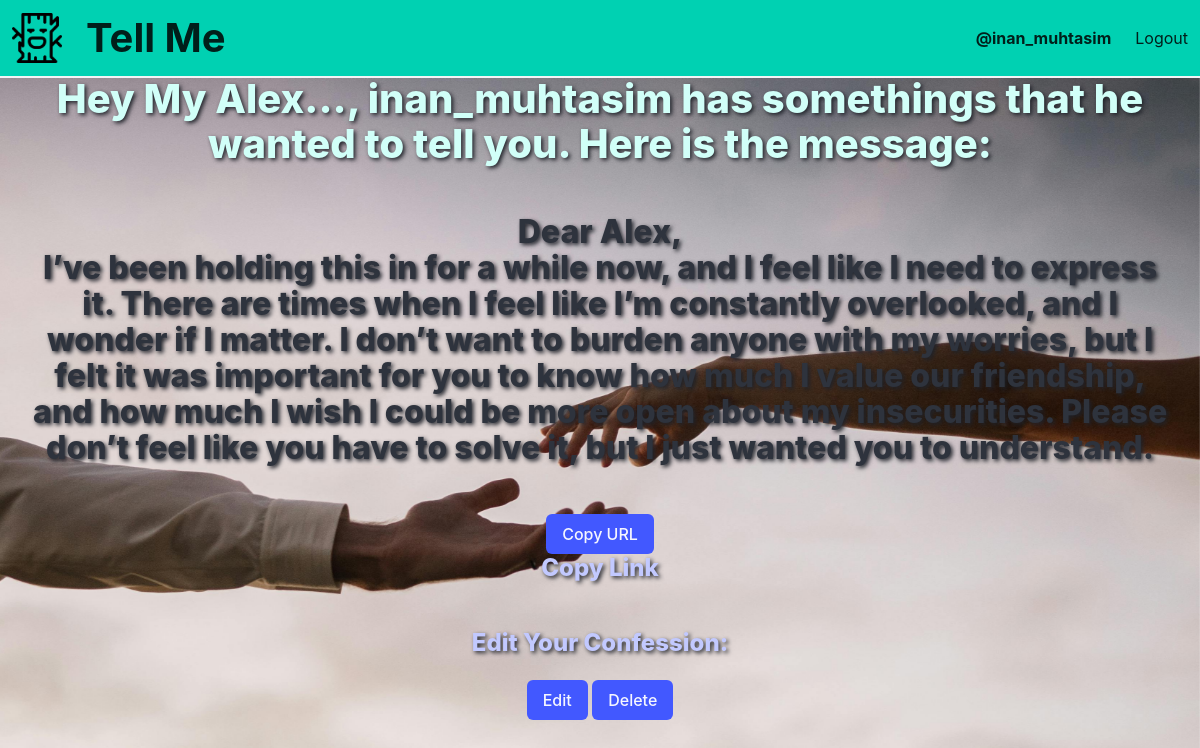
The page /confession/fevmetojom-inan_muhtasim (signed in) on the database its author committed.
### letters/models.py (models this page shows, shortened)
class Confession(models.Model):
    creator = models.ForeignKey(User, on_delete=models.CASCADE, related_name='confessions')
    letter_receiver = models.CharField(max_length=20)
    letter_id = models.SlugField(max_length=10, primary_key=True)
    key= models.CharField(max_length=20)
    message = models.TextField()
    class Meta:
        db_table = "confession"

### letters/views.py (the view)
# urls.py: path("confession/<str:letter_id>", views.confessionPage, name="confessionPage"),
def confessionPage(request, letter_id):
    confession = get_object_or_404(Confession, letter_id=letter_id)
    if request.COOKIES.get(f"access_{letter_id}") == "granted" or request.user == confession.creator:
        return render(request, "confession.html", {"confession":confession})
    else:
        return redirect("envelop", letter_id=letter_id)

### templates/confession.html (shortened to what this page needs)
{% extends "base.html" %} {% block content %}
<div
  class="mx-5"
  style="
    top: 60px;
    text-align: center;
    text-shadow: 2px 2px 4px rgb(31, 34, 41);
  "
>
  <h1 class="title is-2 has-text-primary-light">
    Hey {{ confession.letter_receiver}}, {{ confession.creator }} has somethings
    that he wanted to tell you. Here is the message:
  </h1>
  <br />
  <h3 class="title is-3">{{ confession.message|linebreaksbr }}</h3>
  <br />
  {% if request.user == confession.creator %}
  <button id="copy-url-btn" class="button is-link">Copy URL</button>
  <h4 class="title is-4 has-text-link-light">Copy Link</h4>
  <br>
  <h4 class="title is-4 has-text-link-light">Edit Your Confession:</h4>
  <a href="{% url 'updateConfession' confession.letter_id %}">
    <button class="button is-link">Edit</button>
  </a>
  <a href="{% url 'deleteConfession' confession.letter_id %}">
    <button class="button is-link">Delete</button>
  </a>
  {% endif %}
</div>
{% endblock content %}

### templates/nav.html (shortened to what this page needs)
{% load static %}
<nav class="navbar has-shadow is-small is-primary">
  <div class="navbar-brand">
    <a class="navbar-item" href="/">
      <img src="{% static 'images/tree.png'%}" style="max-height: 50px" />
    </a>
    <a href="{% url 'home' %}" class="navbar-item has-text-weight-bold is-size-2">Tell Me</a>
  </div>
  <div class="navbar-menu" id="nav-links">
    <div class="navbar-end">
      {% if request.user.is_authenticated %}
      <a href="{% url 'userPage' %}" class="navbar-item has-text-weight-bold">@{{ user.username }}</a>
      <a href="{% url 'logout' %}" class="navbar-item">Logout</a>
      {% else %}
      <a href="{% url 'login' %}" class="navbar-item">Login</a>
      <a href="{% url 'signUp' %}" class="navbar-item">Sing Up</a>
      {% endif %}
    </div>
  </div>
</nav>

### rows shown on the page
Confession: letter_receiver "My Alex...", creator "inan_muhtasim", message "Dear Alex, I’ve been holding this in for a while now, and I feel like I need to express it. There are times when I feel like I’m constantly overlooked, and I wonder if I matter. I don’t want to burden anyone with my worries, but I felt it was important for you to know how much I value our friendship, and how much I wish I could be more open about my insecurities. Please don’t feel like you have to solve it, but I just wanted you to understand."

### other values the page prints
{{ user.username }} "inan_muhtasim"
